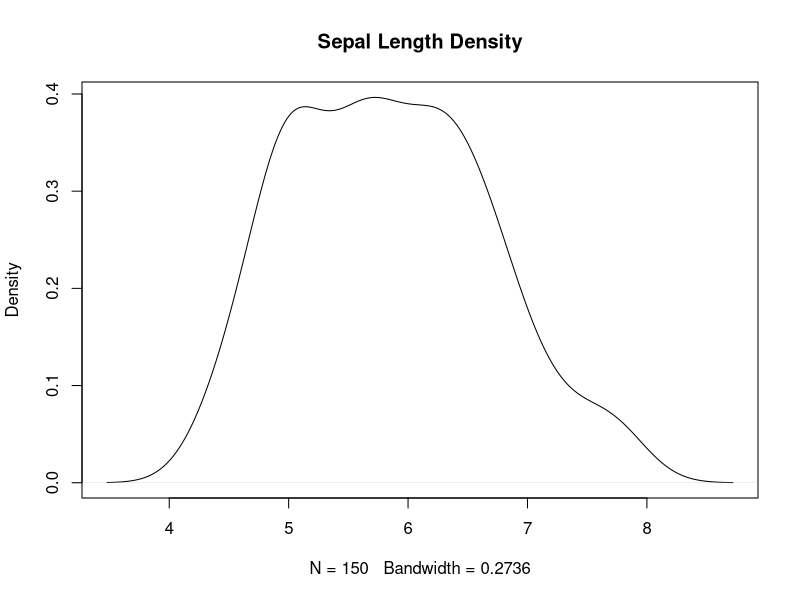

Reproduce this figure in R.
## ---- chunk 1
y <- density(iris$Sepal.Length)
## ---- chunk 2
class(y)
## ---- chunk 3
typeof(y)
## ---- chunk 4
str(y)
## ---- chunk 5
#| echo: false
plot(y, main = "Sepal Length Density")
